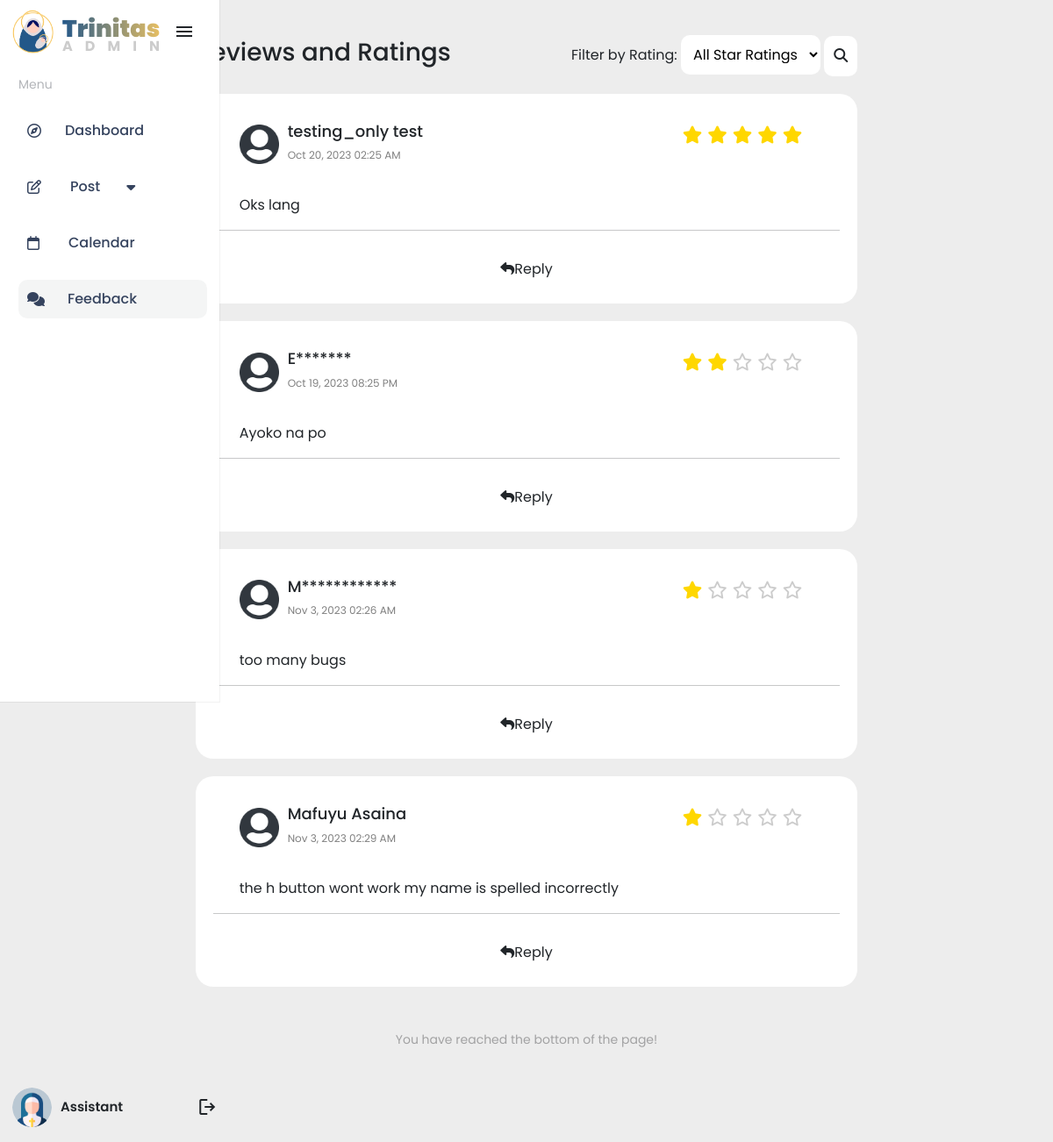
The page /admin-side/reviewFeedback.php (signed in) on the database as committed earlier.
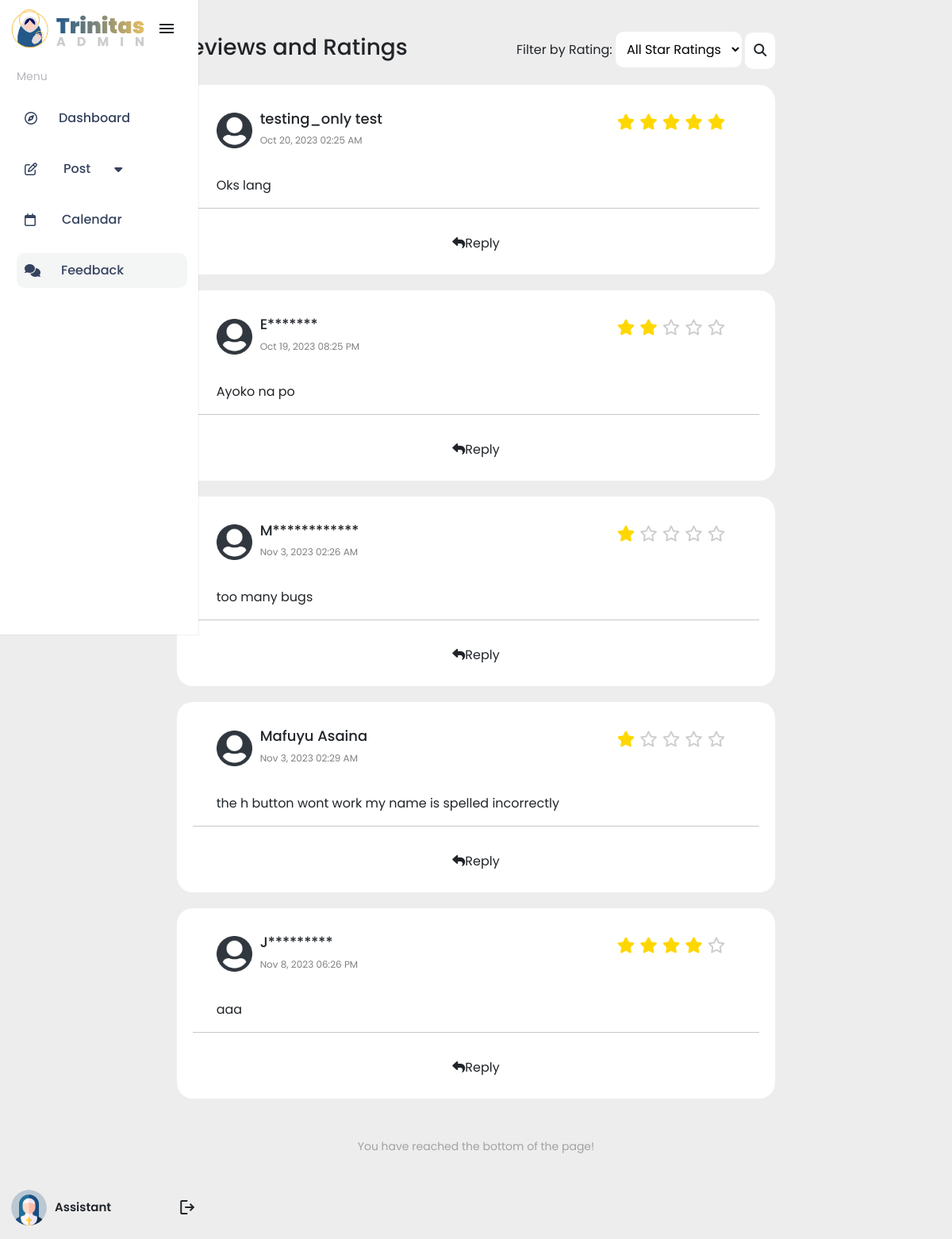
The same page on the database as committed later.
### tables this page shows
CREATE TABLE `feedback` (
  `feedback_id` int(11) NOT NULL,
  `user_id` int(11) NOT NULL,
  `name` varchar(255) NOT NULL,
  `feedback_message` text NOT NULL,
  `rating` varchar(50) NOT NULL,
  `anonymous` varchar(1000) NOT NULL,
  `timestamp` timestamp NOT NULL DEFAULT current_timestamp()
);

### admin-side/reviewFeedback.php (the view, shortened to what this page needs)
<?php
$query = "SELECT * FROM feedback";
$result = $conn->query($query);
if (isset($_POST['applyFilter'])) {
    $filterRating = $_POST['filterRating'];
    $query = "SELECT * FROM feedback WHERE 1 ";
    if ($filterRating !== 'all') {
        $query .= "AND rating = :filterRating ";
    }
    $stmt = $conn->prepare($query);
    if ($filterRating !== 'all') {
        $stmt->bindParam(':filterRating', $filterRating);
    }
    $stmt->execute();
    $result = $stmt->fetchAll(PDO::FETCH_ASSOC);
} else {
    $query = "SELECT * FROM feedback";
    $result = $conn->query($query);
    $result = $result->fetchAll(PDO::FETCH_ASSOC);
}
?>
<!DOCTYPE html>
<html lang="en">
<head>
    <link rel="stylesheet" href="https://cdnjs.cloudflare.com/ajax/libs/font-awesome/6.4.0/css/all.min.css" />
    <link href="https://cdn.jsdelivr.net/npm/bootstrap@5.3.1/dist/css/bootstrap.min.css" rel="stylesheet">
    <link rel="stylesheet" href="./css/admin_style.css">
</head>
<body style="overflow-x: hidden;">
    <section class="reviews">
        <?php
        include("./admin_sidebar.php");
        ?>
        <div class="reviews-container">
            <div class="col-md-8 offset-md-2">
                <div class="user_reviews">
                    <h1>Reviews and Ratings</h1>
                    <form class="filter-container" id="filterForm" method="post">
                        <label for="filterRating">Filter by Rating:</label>
                        <select class="filter_option" name="filterRating" id="filterRating">
                            <option class="filter_value" value="all">All Star Ratings</option>
                        </select>
                        <button class="btn btn-search search-button" type="submit" name="applyFilter">
                            <i class="fa-solid fa-magnifying-glass"></i>
                        </button>
                    </form>
                </div>
                <?php
                foreach ($result as $row) {
                    $feedback_id = $row['feedback_id'];
                    $name = $row['name'];
                    $feedback_message = $row['feedback_message'];
                    $rating = $row['rating'];
                    $anonymous = $row['anonymous'];
                    $timestamp = $row['timestamp'];
                    $formattedTimestamp = date("M j, Y h:i A", strtotime($timestamp));
                ?>
                    <div class="review-card" data-review-id="<?php echo $reviewId; ?>">
                        <div class="user-profile">
                            <div class="posted">
                                <div class="profile-pic">
                                    <img src="../images/user.png" width="45px" height="45px" alt="" srcset="">
                                </div>
                                <div class="profile-details">
                                    <h5><?php echo $anonymous == 1 ? substr($name, 0, 1) . str_repeat("*", strlen($name) - 1) : $name; ?></h5>
                                    <p><?php echo $formattedTimestamp; ?></p>
                                </div>
                            </div>
                            <div class="star-rating">
                                <span class="material-symbols-rounded">
                                    <?php
                                    for ($i = 1; $i <= 5; $i++) {
                                        if ($i <= $rating) {
                                            echo '<i class="fa-solid fa-star"></i>';
                                        } else {
                                            echo '<i class="fa-regular fa-star"></i>';
                                        }
                                    }
                                    ?>
                                </span>
                            </div>
                        </div>
                        <div class="review-description">
                            <p><?php echo $feedback_message; ?></p>
                        </div>
                        <hr>
                        <div class="review-actions col-md-12 d-grid gap-0 d-md-flex justify-content-md-center">
                            <div class="reply">
                                <button class="btn btn-reply reply-button" name="reply" type="reply" data-feedback-id="<?php echo $feedback_id; ?>">
                                    <i class="fa-solid fa-reply"></i>Reply
                                </button>
                            </div>
                        </div>
                    </div>
                <?php
                }
                ?>
                <div class="reach-bottom-text">
                    <p>You have reached the bottom of the page!</p>
                </div>
            </div>
        </div>
    </section>
</body>
</html>

Rows that differ between the two databases and show on the page:
added feedback: name "J", name "*********", timestamp "Nov 8, 2023 06:26 PM", rating "4" (drawn), feedback_message "aaa"
